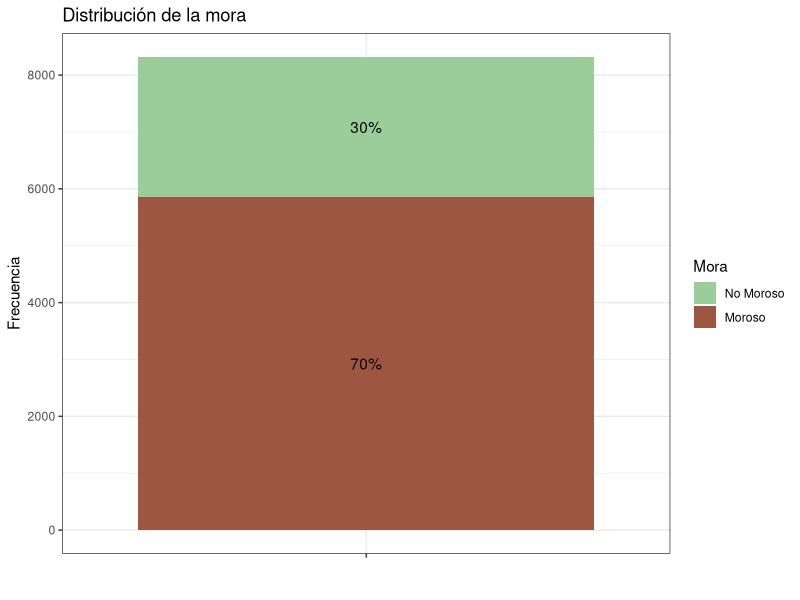
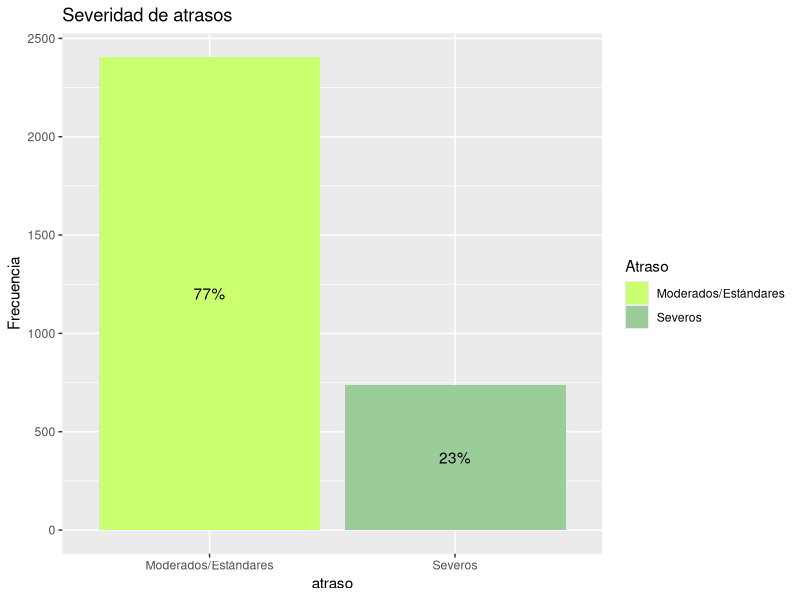
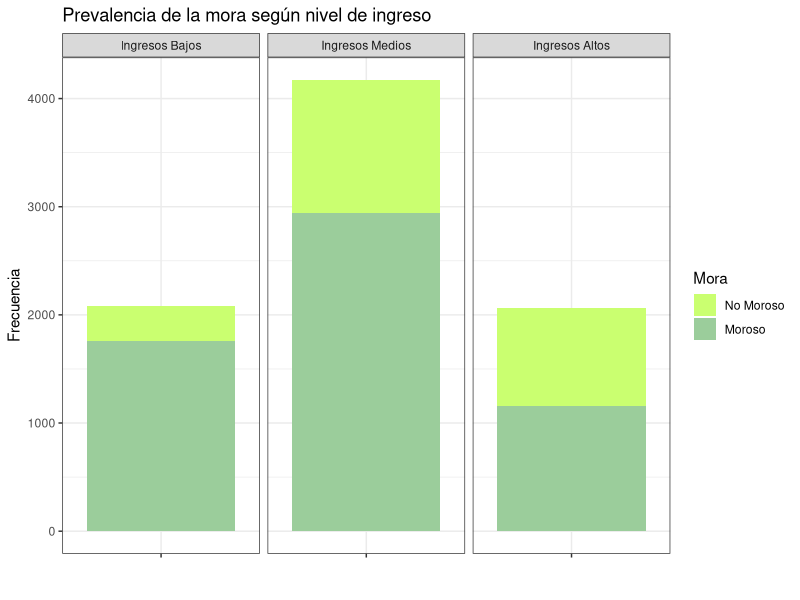
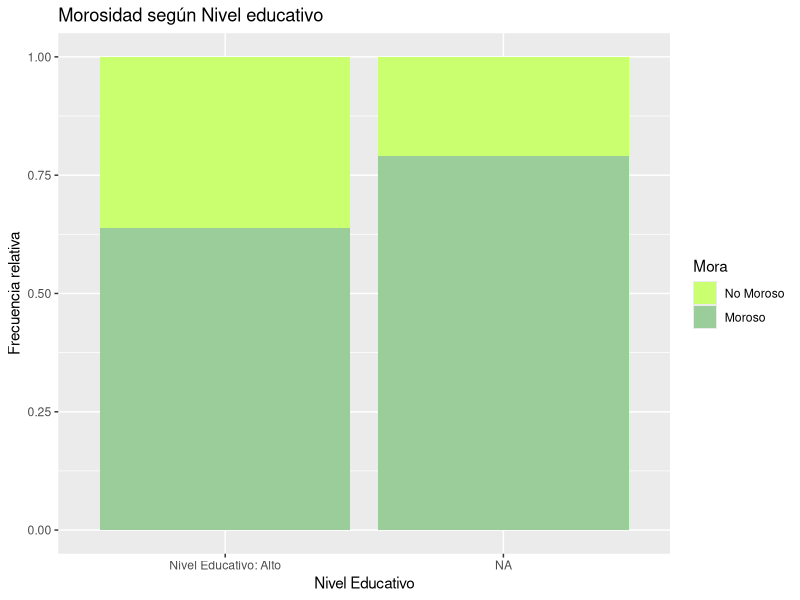
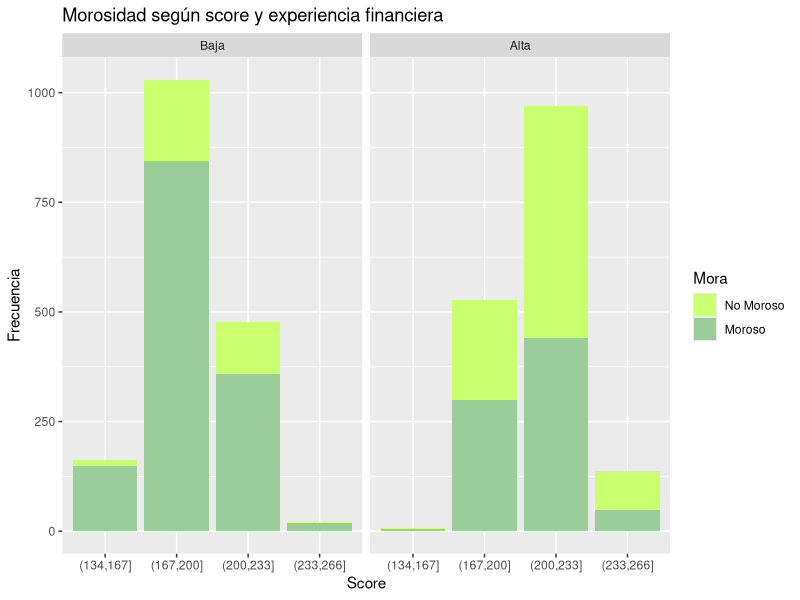
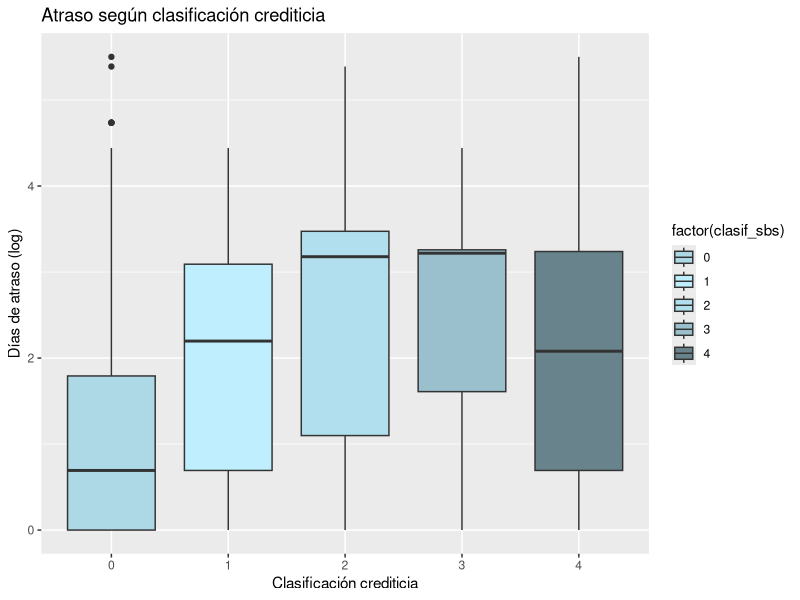
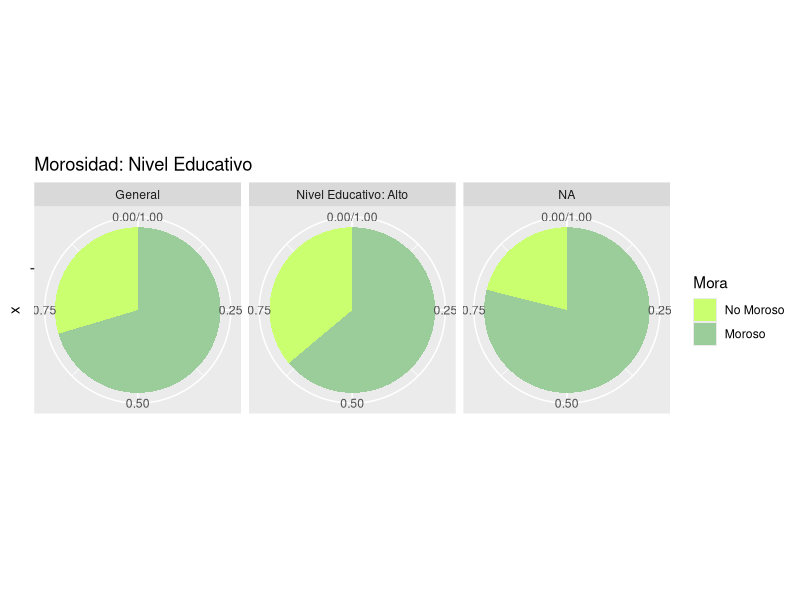
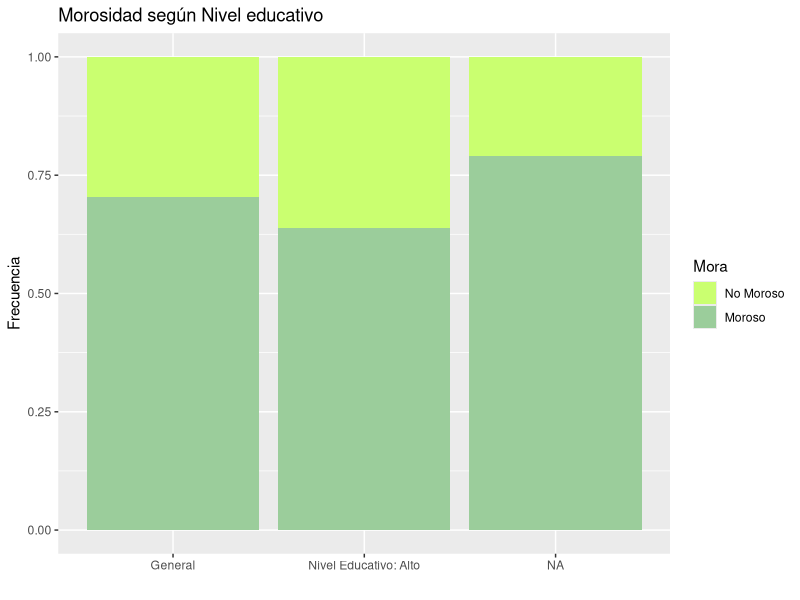

Here is the R script that generated these plots, in order: (Note: this script raises an error after producing the figures.)
# Cargando librerías
library(readr)
library(ggplot2)
library(tidyr)
library(dplyr)
library(patchwork)

# Seteo de directorio de trabajo
setwd("C:/Users/adema/OneDrive/Escritorio/FCEA/EstadisticaDescriptiva/Practico/ProyectoEstDesc2025/GitHub/Morosidad-con-R/data")

# Cargar dataset
df <- read_csv("data_limpio.csv")

### 1. Prevalencia de la mora
df_aux <- df %>% 
  mutate(mora = factor(mora, levels = c(0,1), labels = c("No Moroso", "Moroso"))) %>%
  count(mora) %>% 
  mutate(pct = round(n / sum(n) * 100))

ggplot(df_aux, aes(x = "", y = n, fill = mora)) +
  geom_bar(stat = "identity") +
  labs(title = "Distribución de la mora", y = "Frecuencia", x = "", fill = "Mora") +
  scale_fill_manual(values = c("No Moroso" = "#9BCD9B", "Moroso" = "#9c5641")) +
  geom_text(aes(label = paste0(pct, "%")), position = position_stack(vjust = 0.5)) +
  theme_bw()

### 2. Proporción de atrasos severos
df_aux <- df %>%
  filter(atraso > 0) %>%
  mutate(atraso = cut(atraso, breaks = c(0,21,245), labels = c("Moderados/Estándares", "Severos"))) %>%
  count(atraso) %>%
  mutate(pct = round(n/sum(n)*100))

ggplot(df_aux, aes(x = atraso, y = n, fill = atraso)) +
  geom_bar(stat = "identity") +
  labs(title = "Severidad de atrasos", y = "Frecuencia", fill = "Atraso") +
  scale_fill_manual(values = c("Moderados/Estándares" = "#CAFF70", "Severos" = "#9BCD9B")) +
  geom_text(aes(label = paste0(pct, "%")), position = position_stack(vjust = 0.5))

### 3. Mora según nivel de ingreso
df_aux <- df %>%
  mutate(
    mora = factor(mora, levels = c(0,1), labels = c("No Moroso", "Moroso")),
    nivelDeIngreso = cut(ingreso, breaks = c(0, 1360, 4900, 30000),
                         labels = c("Ingresos Bajos", "Ingresos Medios", "Ingresos Altos"))
  ) %>%
  count(mora, nivelDeIngreso)

ggplot(df_aux, aes(x = "", y = n, fill = mora)) +
  facet_wrap(~nivelDeIngreso) +
  geom_bar(stat = "identity") +
  labs(title = "Prevalencia de la mora según nivel de ingreso", y = "Frecuencia", x = "", fill = "Mora") +
  scale_fill_manual(values = c("No Moroso" = "#CAFF70", "Moroso" = "#9BCD9B")) +
  theme_bw()

### 4. Mora según nivel educativo
df_aux <- df %>%
  mutate(mora = factor(mora, levels = c(0,1), labels = c("No Moroso", "Moroso")),
         nivelEducativo = factor(nivel_educ_clean, levels = c("Alta", "Media o menos"),
                                 labels = c("Nivel Educativo: Alto","Nivel Educativo: Medio o bajo")))

ggplot(df_aux, aes(x = nivelEducativo, fill = mora)) +
  geom_bar(position = "fill") +
  labs(title = "Morosidad según Nivel educativo", x = "Nivel Educativo", y = "Frecuencia relativa", fill = "Mora") +
  scale_fill_manual(values = c("No Moroso" = "#CAFF70", "Moroso" = "#9BCD9B"))

### 5. Mora según score y experiencia financiera
df_aux <- df %>%
  mutate(
    exp_sf_clean = cut(exp_sf_clean, breaks = c(0, 7, 50, 300), include.lowest = TRUE,
                       labels = c("Baja", "Media", "Alta")),
    score = cut(score, breaks = 4),
    mora = factor(mora, levels = c(0,1), labels = c("No Moroso", "Moroso"))
  ) %>%
  filter(exp_sf_clean != "Media")

ggplot(df_aux, aes(x = score, fill = mora)) +
  geom_bar() +
  labs(title = "Morosidad según score y experiencia financiera", x = "Score", y = "Frecuencia", fill = "Mora") +
  facet_wrap(~exp_sf_clean) +
  scale_fill_manual(values = c("No Moroso" = "#CAFF70", "Moroso" = "#9BCD9B"))

### 6. Atraso según clasificación crediticia

df_aux <- df %>% filter(atraso > 0)
ggplot(df_aux, aes(x = as.factor(clasif_sbs), y = log(atraso), fill = factor(clasif_sbs))) +
  geom_boxplot() +
  labs(title = "Atraso según clasificación crediticia", x = "Clasificación crediticia", y = "Días de atraso (log)") +
  scale_fill_manual(values = c("lightblue", "lightblue1", "lightblue2", "lightblue3", "lightblue4"))

# ------- Mora según nivel educativo -------
general <- df %>% 
  select(nivelEducativo = nivel_educ_clean, mora) %>% 
  mutate(nivelEducativo = factor("General"), mora = factor(mora, levels = c(0,1), labels = c("No Moroso", "Moroso")))

dist <- df %>% 
  select(nivelEducativo = nivel_educ_clean, mora) %>% 
  mutate(
    nivelEducativo = factor(nivelEducativo, levels = c("Alta", "Media o menos"),
                            labels = c("Nivel Educativo: Alto", "Nivel Educativo: Medio o bajo")),
    mora = factor(mora, levels = c(0,1), labels = c("No Moroso", "Moroso"))
  )

aux <- rbind(general, dist)

print(
  ggplot(aux, aes(x = "", fill = mora)) +
    geom_bar(position = "fill") + coord_polar(theta = "y") +
    facet_wrap(~ nivelEducativo) +
    labs(title = "Morosidad: Nivel Educativo", y = "", fill = "Mora") +
    scale_fill_manual(values = c("No Moroso" = "#CAFF70", "Moroso" = "#9BCD9B"))
)

print(
  ggplot(aux, aes(x = nivelEducativo, fill = mora)) +
    geom_bar(position = "fill") +
    labs(title = "Morosidad según Nivel educativo", x = "", y = "Frecuencia", fill = "Mora") +
    scale_fill_manual(values = c("No Moroso" = "#CAFF70", "Moroso" = "#9BCD9B"))
)

# ------- Mora según ingreso y educación -------
df_aux <- df %>% 
  mutate(
    nivelDeIngreso = cut(ingreso, breaks = c(0, 1360, 4900, 30000), labels = c("Ingresos Bajos", "Ingresos Medios", "Ingresos Altos")),
    mora = factor(mora, levels = c(0,1), labels = c("No Moroso", "Moroso"))
  )

print(
  ggplot(df_aux, aes(x = nivelDeIngreso, fill = mora)) +
    geom_bar() +
    facet_wrap(~ nivel_educ_clean) +
    labs(title = "Mora según nivel de ingreso y nivel educativo", x = "Nivel de ingresos", y = "Cantidad", fill = "Mora") +
    scale_fill_manual(values = c("No Moroso" = "#CAFF70", "Moroso" = "#9BCD9B"))
)

# ------- Mora según score y experiencia -------
df_aux <- df %>%
  mutate(
    exp_sf_clean = cut(exp_sf_clean, breaks = c(0, 7, 50, 300), include.lowest = TRUE, right = FALSE, labels = c("Baja", "Media", "Alta")),
    mora = factor(mora, levels = c(0,1), labels = c("No Moroso", "Moroso")),
    score = cut(score, breaks = 4)
  ) %>%
  filter(exp_sf_clean != "Media")

print(
  ggplot(df_aux, aes(x = score, fill = mora)) +
    geom_bar() +
    facet_wrap(~exp_sf_clean) +
    labs(title = "Morosidad según score y experiencia financiera", x = "Score", y = "Frecuencia", fill = "Mora") +
    scale_fill_manual(values = c("No Moroso" = "#CAFF70", "Moroso" = "#9BCD9B"))
)

# ---------------------------------------------
# Clasificación según deuda
# ---------------------------------------------
df_aux <- df %>% 
  filter(mora == 1) %>% 
  select(deuda_sf_clean, clasif_sbs) %>% 
  mutate(catDeuda = cut(deuda_sf_clean, 
                        breaks = quantile(deuda_sf_clean, probs = c(0, 0.15, 0.85, 1), na.rm = TRUE),
                        labels = c("baja", "media", "alta"),
                        include.lowest = TRUE)) %>% 
  filter(catDeuda != "media") %>% 
  count(catDeuda, clasif_sbs) %>% 
  mutate(n = ifelse(catDeuda == "baja", -n, n))


# Gráfico

ggplot(df_aux, aes(x = clasif_sbs, y = n, fill = catDeuda)) + 
  geom_bar(stat = "identity") + 
  coord_flip() +
  scale_y_continuous(labels = abs) +
  labs(title = "Clasificación según tipo de deuda", y = "", x = "Clasificación financiera", fill = "Magnitud de deuda") + 
  scale_fill_manual(values = c("yellow3", "green4"))


# ---------------------------------------------
# Clasificación según ingreso
# ---------------------------------------------
df_aux <- df %>% 
  filter(mora == 1) %>% 
  select(ingreso, clasif_sbs) %>% 
  mutate(catIngreso = cut(ingreso, 
                          breaks = quantile(ingreso, probs = c(0, 0.15, 0.85, 1), na.rm = TRUE),
                          labels = c("baja", "media", "alta"),
                          include.lowest = TRUE)) %>% 
  filter(catIngreso != "media") %>% 
  count(catIngreso, clasif_sbs) %>% 
  mutate(n = ifelse(catIngreso == "baja", -n, n))


ggplot(df_aux, aes(x = clasif_sbs, y = n, fill = catIngreso)) + 
  geom_bar(stat = "identity") + 
  coord_flip() +
  scale_y_continuous(labels = abs) +
  labs(title = "Clasificación según nivel de ingreso", y = "", x = "Clasificación financiera", fill = "Nivel de ingreso") + 
  scale_fill_manual(values = c("pink1", "pink4"))


# ---------------------------------------------
# Score según deuda
# ---------------------------------------------
df_aux <- df %>% 
  filter(mora == 1) %>% 
  select(score, deuda_sf_clean) %>% 
  mutate(score = cut(score, breaks = 5)) %>% 
  mutate(catDeuda = cut(deuda_sf_clean, 
                        breaks = quantile(deuda_sf_clean, probs = c(0, 0.15, 0.85, 1), na.rm = TRUE),
                        labels = c("baja", "media", "alta"),
                        include.lowest = TRUE)) %>% 
  filter(catDeuda != "media") %>% 
  count(score, catDeuda) %>% 
  mutate(n = ifelse(catDeuda == "baja", -n, n))


ggplot(df_aux, aes(x = score, y = n, fill = catDeuda)) + 
  geom_bar(stat = "identity") + 
  coord_flip() +
  scale_y_continuous(labels = abs) +
  labs(title = "Score según tipo de deuda", y = "", x = "Score", fill = "Magnitud de deuda") + 
  scale_fill_manual(values = c("yellow3", "green4"))


# ---------------------------------------------
# Score según ingreso
# ---------------------------------------------
df_aux <- df %>% 
  filter(mora == 1) %>% 
  select(score, ingreso) %>% 
  mutate(score = cut(score, breaks = 5)) %>% 
  mutate(catIngreso = cut(ingreso, 
                          breaks = quantile(ingreso, probs = c(0, 0.15, 0.85, 1), na.rm = TRUE),
                          labels = c("baja", "media", "alta"),
                          include.lowest = TRUE)) %>% 
  filter(catIngreso != "media") %>% 
  count(score, catIngreso) %>% 
  mutate(n = ifelse(catIngreso == "baja", -n, n))


ggplot(df_aux, aes(x = score, y = n, fill = catIngreso)) + 
  geom_bar(stat = "identity") + 
  coord_flip() +
  scale_y_continuous(labels = abs) +
  labs(title = "Score según nivel de ingreso", y = "", x = "Score", fill = "Nivel de ingreso") + 
  scale_fill_manual(values = c("yellow3", "green4"))


# ---------------------------------------------
# Morosidad según zona
# ---------------------------------------------
df_aux <- df %>% 
  select(zona_clean, mora)

ggplot(df_aux, aes(x = zona_clean, fill = as.factor(mora))) + 
  geom_bar(position = "fill") + 
  labs(title = "Morosidad según zona", x = "", y = "frecuencia", fill = "Morosidad") +
  scale_fill_manual(values = c("plum3", "orange2"))


# ---------------------------------------------
# Severidad de atraso según zona
# ---------------------------------------------
df_aux <- df %>% 
  filter(atraso > 0) %>% 
  select(zona_clean, atraso) %>% 
  mutate(atraso = log(atraso))


ggplot(df_aux, aes(x = zona_clean, y = atraso, fill = zona_clean)) + 
  geom_boxplot() + 
  scale_fill_manual(values = c("lightblue", "lightblue1")) +
  labs(title = "Atrasos según zona", x = "", y = "Días de atraso (log)", fill = "Zona")

# Vivienda, línea de crédito y score

df_aux <- df %>% 
  select(vivienda_clean, linea_sf_clean, score) %>% 
  filter(linea_sf_clean > 0) %>% 
  mutate(linea_sf_clean = log(linea_sf_clean))

ggplot(df_aux, aes(x = vivienda_clean, y = linea_sf_clean, fill = vivienda_clean)) + 
  geom_boxplot() +
  labs(title = "Línea de crédito según vivienda", x = "Tipo de vivienda", y = "Línea de crédito (log)") + 
  scale_fill_manual(values = c("lightblue", "lightblue1"))

ggplot(df_aux, aes(x = vivienda_clean, y = score, fill = vivienda_clean)) + 
  geom_boxplot() +
  labs(title = "Score según vivienda", x = "Tipo de vivienda", y = "Score") + 
  scale_fill_manual(values = c("lightblue", "lightblue1"))


# Ahorro y severidad de mora

df_aux <- df %>% 
  filter(atraso > 0, mora == 1) %>% 
  select(atraso, nivel_ahorro) %>% 
  mutate(
    atraso = log(atraso),
    nivel_ahorro = factor(nivel_ahorro, levels = 0:12,
                          labels = c("Bajo", "Bajo", 0, 0, 0, "Medio", "Medio", "Medio", 0, 0, 0, "Alto", "Alto"))
  ) %>% 
  filter(nivel_ahorro != 0)

ggplot(df_aux, aes(x = as.factor(nivel_ahorro), y = atraso, fill = nivel_ahorro)) + 
  geom_boxplot() + 
  labs(title = "Atraso según nivel de ahorro", x = "Nivel de ahorro", y = "Días de atraso (log)") +
  scale_fill_manual(values = c("palevioletred2", "palevioletred3", "palevioletred4"))


# Score según nivel de ahorro

df_aux <- df %>% 
  select(score, nivel_ahorro) %>% 
  mutate(
    nivel_ahorro = factor(nivel_ahorro, levels = 0:12,
                          labels = c("Bajo", "Bajo", 0, 0, 0, "Medio", "Medio", "Medio", 0, 0, 0, "Alto", "Alto"))
  ) %>% 
  filter(nivel_ahorro != 0)

ggplot(df_aux, aes(x = as.factor(nivel_ahorro), y = score, fill = nivel_ahorro)) +
  geom_boxplot() +
  labs(title = "Score según nivel de ahorro", x = "Nivel de ahorro", y = "Score") +
  scale_fill_manual(values = c("palevioletred2", "palevioletred3", "palevioletred4"))


# Score y línea de crédito según edad

df_aux <- df %>% 
  select(linea_sf_clean, score, edad) %>% 
  filter(linea_sf_clean > 0) %>% 
  mutate(
    linea_sf_clean = log(linea_sf_clean),
    score = cut(score, breaks = 4)
  )

ggplot(df_aux, aes(x = as.factor(score), y = linea_sf_clean, fill = score)) + 
  geom_boxplot() + 
  labs(title = "Línea de crédito según score", x = "Score", y = "Línea de crédito (log)") + 
  scale_fill_manual(values = c("peachpuff", "peachpuff2", "peachpuff3", "peachpuff4"))

# Segmentado por edad

df_aux1 <- df_aux %>% filter(edad <= 30)
df_aux2 <- df_aux %>% filter(edad >= 40)

ggplot(df_aux1, aes(x = as.factor(score), y = linea_sf_clean, fill = score)) + 
  geom_boxplot() + 
  labs(title = "Línea de crédito (edad ≤ 30)", x = "Score", y = "Línea de crédito (log)") + 
  scale_fill_manual(values = c("lightsalmon1", "lightsalmon2", "lightsalmon3", "lightsalmon4"))

ggplot(df_aux2, aes(x = as.factor(score), y = linea_sf_clean, fill = score)) + 
  geom_boxplot() + 
  labs(title = "Línea de crédito (edad ≥ 40)", x = "Score", y = "Línea de crédito (log)") + 
  scale_fill_manual(values = c("lightsalmon1", "lightsalmon2", "lightsalmon3", "lightsalmon4"))


# Morosidad y atraso según días laborales

df_aux <- df %>% 
  select(dias_lab, mora, atraso, ingreso) %>% 
  filter(atraso > 0) %>% 
  mutate(
    dias_lab = cut(dias_lab, breaks = quantile(dias_lab, probs = c(0, 0.1, 0.45, 0.55, 0.9, 1), na.rm = TRUE),
                   labels = c("Pocos", "1", "Media", "1", "Muchos"), include.lowest = TRUE),
    mora = factor(mora, levels = c(0,1), labels = c("No moroso", "Moroso")),
    atraso = log(atraso)
  ) %>% 
  filter(dias_lab != "1")

ggplot(df_aux, aes(x = dias_lab, fill = mora)) + 
  geom_bar(position = "fill") + 
  labs(title = "Morosidad según días de trabajo", x = "Días de trabajo", y = "Frecuencia", fill = "Morosidad") +
  scale_fill_manual(values = c("No moroso" = "#CAFF70", "Moroso" = "#9BCD9B"))

ggplot(df_aux, aes(x = dias_lab, y = atraso, fill = dias_lab)) + 
  geom_boxplot() + 
  labs(title = "Atraso según días de trabajo", x = "Días de trabajo", y = "Días de atraso (log)") + 
  scale_fill_manual(values = c("#CAFF70", "#9BCD9B", "plum4"))

ggplot(df_aux, aes(x = "", fill = mora)) + 
  geom_bar(position = "fill") + 
  coord_polar(theta = "y") + 
  facet_wrap(~dias_lab) + 
  labs(title = "Prevalencia de la mora según días de trabajo", x = "", y = "", fill = "Morosidad") + 
  scale_fill_manual(values = c("No moroso" = "#CAFF70", "Moroso" = "#9BCD9B"))


# Exploración geom_point: score vs linea_sf

df_aux <- df %>% 
  select(mora, ingreso, linea_sf, deuda_sf_clean, atraso, score) %>% 
  filter(atraso > 0) %>% 
  mutate(
    atraso = log(atraso),
    atraso_cat = cut(atraso, breaks = quantile(atraso, na.rm = TRUE), labels = c("Bajo", "Medio", "Medio", "Alto")),
    mora = factor(mora, levels = c(0,1), labels = c("No Moroso", "Moroso"))
  ) %>% 
  filter(atraso_cat != "Medio")

ggplot(df_aux, aes(x = score, y = linea_sf, colour = mora)) + 
  geom_point() + 
  geom_smooth(method = "lm") +
  labs(title = "Relación entre score y línea de crédito", x = "Score", y = "Línea de crédito", colour = "Morosidad")